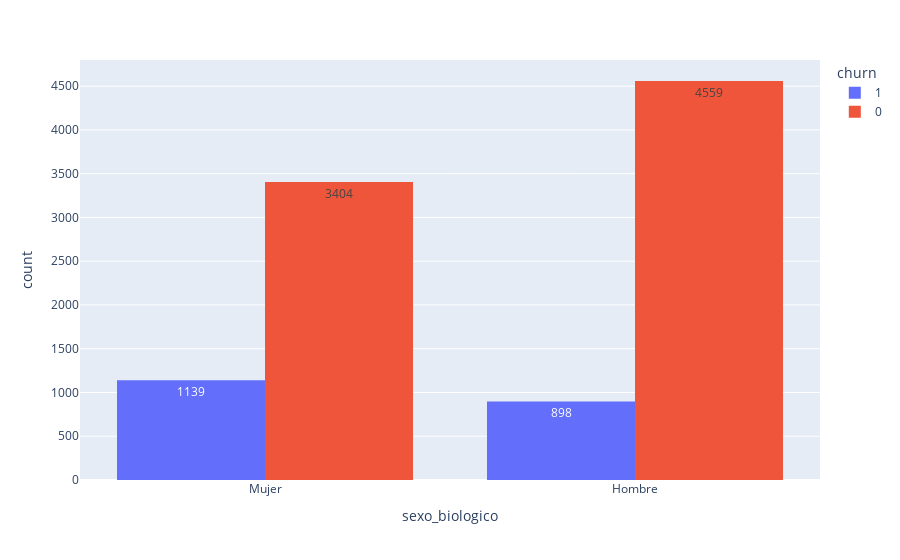

Here is the notebook cell this chart was saved with:
### Code cell
px.histogram(datos, x= "sexo_biologico", text_auto=True, color="churn", barmode= "group")

### Figure 1 — Plotly figure (JSON) as saved in the notebook; plotly's stock layout.template omitted (floating-point values rounded to 4 significant figures; data arrays with more than 128 entries replaced by an {"elided": "..."} marker saying what was removed)
{"data": [{"alignmentgroup": "True", "bingroup": "x", "hovertemplate": "churn=1<br>sexo_biologico=%{x}<br>count=%{y}<extra></extra>", "legendgroup": "1", "marker": {"color": "#636efa", "pattern": {"shape": ""}}, "name": "1", "offsetgroup": "1", "orientation": "v", "showlegend": true, "texttemplate": "%{value}", "type": "histogram", "x": {"elided": "2037 str values"}, "xaxis": "x", "yaxis": "y"}, {"alignmentgroup": "True", "bingroup": "x", "hovertemplate": "churn=0<br>sexo_biologico=%{x}<br>count=%{y}<extra></extra>", "legendgroup": "0", "marker": {"color": "#EF553B", "pattern": {"shape": ""}}, "name": "0", "offsetgroup": "0", "orientation": "v", "showlegend": true, "texttemplate": "%{value}", "type": "histogram", "x": {"elided": "7963 str values"}, "xaxis": "x", "yaxis": "y"}], "layout": {"barmode": "group", "legend": {"title": {"text": "churn"}, "tracegroupgap": 0}, "margin": {"t": 60}, "xaxis": {"anchor": "y", "domain": [0, 1], "title": {"text": "sexo_biologico"}}, "yaxis": {"anchor": "x", "domain": [0, 1], "title": {"text": "count"}}}}
